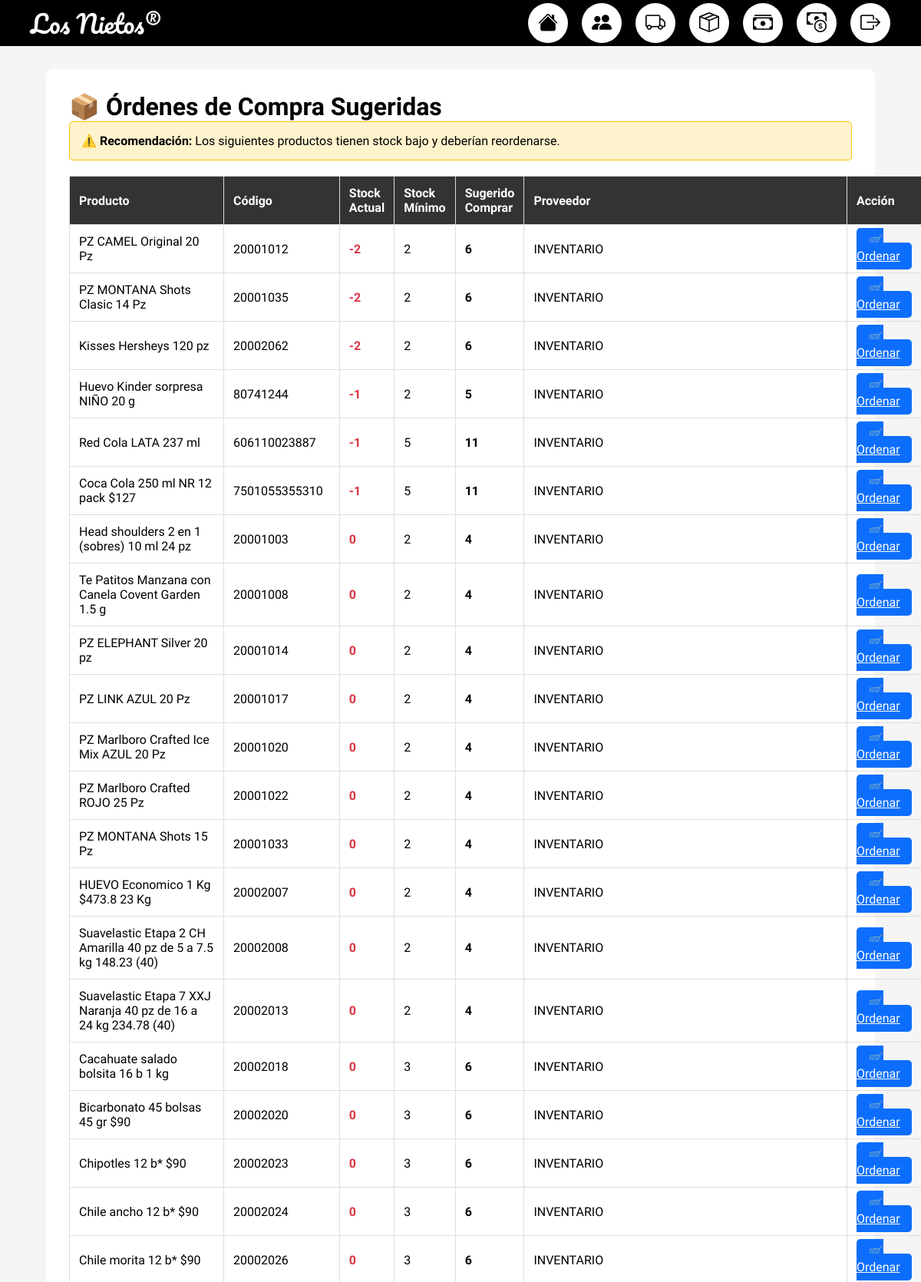
The app's page /php/compras/ordenes_compra.php (signed in, upper part) with its own data.
### tables this page shows
CREATE TABLE `productos` (
  `codigo_barra` varchar(50) NOT NULL,
  `nombre_producto` varchar(255) NOT NULL,
  `cantidad` float DEFAULT NULL,
  `marca` varchar(100) DEFAULT NULL,
  `categoria` varchar(100) DEFAULT NULL,
  `precio_compra` float DEFAULT NULL,
  `total_compra` float DEFAULT NULL,
  `precio_venta` float DEFAULT NULL,
  `total_venta` float DEFAULT NULL,
  `proveedor` varchar(255) DEFAULT NULL,
  `stock_minimo` int DEFAULT '0',
  `estado` enum('activo','inactivo') DEFAULT 'activo',
  `imagen` varchar(255) DEFAULT NULL,
  `fecha_ingreso` timestamp NOT NULL DEFAULT CURRENT_TIMESTAMP
);

### php/compras/ordenes_compra.php (the view, shortened to what this page needs)
<?php
include("../conexion.php");
$stockBajo = mysqli_query($conn, "SELECT * FROM productos WHERE cantidad <= stock_minimo ORDER BY cantidad ASC");
?>
<!DOCTYPE html>
<html lang="es">
<head>
    <link rel="stylesheet" href="../../css/Compras-STYLE/Ordenes_Compra.css">
    <link rel="stylesheet" href="https://cdn.jsdelivr.net/npm/bootstrap-icons@1.11.3/font/bootstrap-icons.min.css">
</head>
<body>
    <div class="barra-superior">
        <div class="logo">Los Nietos&#174;</div>
        <div class="iconos">
            <a href="../login/dashboard_admin.php" class="icon-btn">
                <i class="bi bi-house-fill"></i>
            </a>
            <a href="../login/CRUD-Usuarios.php" class="icon-btn">
                <i class="bi bi-people-fill"></i>
            </a>
            <a href="../proveedores/CRUD-Proveedores.php" class="icon-btn">
                <i class="bi bi-truck"></i>
            </a>
            <a href="../productos/CRUD-Product.php" class="icon-btn">
                <i class="bi bi-box-seam"></i>
            </a>
            <a href="../ventas/CRUD-Ventas.php" class="icon-btn">
                <i class="bi bi-cash-stack"></i>
            </a>
            <a href="../corte/corte_caja.php" class="icon-btn">
                <i class="bi bi-cash-coin"></i>
            </a>
            <a href="logout.php" class="icon-btn">
                <i class="bi bi-box-arrow-right"></i>
            </a>
        </div>
    </div>
    <div class="container">
        <h1>📦 Órdenes de Compra Sugeridas</h1>
        <div class="alerta">
            ⚠️ <strong>Recomendación:</strong> Los siguientes productos tienen stock bajo y deberían reordenarse.
        </div>
        <table class="tabla">
            <thead>
                <tr>
                    <th>Producto</th>
                    <th>Código</th>
                    <th>Stock Actual</th>
                    <th>Stock Mínimo</th>
                    <th>Sugerido Comprar</th>
                    <th>Proveedor</th>
                    <th>Acción</th>
                </tr>
            </thead>
            <tbody>
                <?php while ($prod = mysqli_fetch_assoc($stockBajo)):
                    $sugerido = $prod['stock_minimo'] * 2 - $prod['cantidad'];
                    ?>
                    <tr>
                        <td><?= htmlspecialchars($prod['nombre_producto']) ?></td>
                        <td><?= $prod['codigo_barra'] ?></td>
                        <td class="stock-bajo"><?= $prod['cantidad'] ?></td>
                        <td><?= $prod['stock_minimo'] ?></td>
                        <td><strong><?= $sugerido ?></strong></td>
                        <td><?= htmlspecialchars($prod['proveedor'] ?? 'N/A') ?></td>
                        <td>
                            <a href="registrar_compra.php?codigo=<?= $prod['codigo_barra'] ?>" class="btn-ordenar">
                                🛒 Ordenar
                            </a>
                        </td>
                    </tr>
                <?php endwhile; ?>
            </tbody>
        </table>
    </div>
</body>
</html>

### css/Compras-STYLE/Ordenes_Compra.css (style rules this page uses)
* { margin: 0; padding: 0; box-sizing: border-box; }
body { background: #f5f5f5; font-family: 'Kalam', cursive; }
.barra-superior { width: 100%; height: 60px; background: #000; color: white; display: flex; align-items: center; justify-content: space-between; padding: 0 40px; overflow: visible; position: relative; z-index: 1000; }
.logo { font-family: 'Pacifico', cursive; font-size: 32px; color: white; }
.iconos { display: flex; align-items: center; gap: 18px; }
.icon-btn { display: flex; justify-content: center; align-items: center; width: 52px; height: 52px; background: white; border-radius: 50%; box-shadow: 0 0 6px rgba(0, 0, 0, 0.2); transition: 0.25s ease; }
.icon-btn { background-repeat: no-repeat; background-position: center; background-size: 30px 30px; }
.icon-btn i { font-size: 26px; color: #000; transition: all 0.25s ease; }
.icon-btn { position: relative; }
.container { margin: 30px 5% 50px; padding: 30px; background: #fff; border-radius: 10px; }
.tabla { width: 100%; border-collapse: collapse; }
.tabla th, .tabla td { padding: 12px; border: 1px solid #ddd; text-align: left; }
.tabla th { background: #333; color: white; }
.stock-bajo { color: #dc3545; font-weight: bold; }
.btn-ordenar { background: #0d6efd; color: white; border: none; padding: 8px 15px; border-radius: 5px; cursor: pointer; }
.alerta { background: #fff3cd; border: 1px solid #ffc107; padding: 15px; border-radius: 5px; margin-bottom: 20px; }

### records on screen
productos: nombre_producto "PZ CAMEL Original 20 Pz", codigo_barra "20001012", cantidad "-2", stock_minimo "2", sugerido "6", proveedor "INVENTARIO"
productos: nombre_producto "PZ MONTANA Shots Clasic 14 Pz", codigo_barra "20001035", cantidad "-2", stock_minimo "2", sugerido "6", proveedor "INVENTARIO"
productos: nombre_producto "Kisses Hersheys 120 pz", codigo_barra "20002062", cantidad "-2", stock_minimo "2", sugerido "6", proveedor "INVENTARIO"
productos: nombre_producto "Huevo Kinder sorpresa NIÑO 20 g", codigo_barra "80741244", cantidad "-1", stock_minimo "2", sugerido "5", proveedor "INVENTARIO"
productos: nombre_producto "Red Cola LATA 237 ml", codigo_barra "606110023887", cantidad "-1", stock_minimo "5", sugerido "11", proveedor "INVENTARIO"
productos: nombre_producto "Coca Cola 250 ml NR 12 pack $127", codigo_barra "7501055355310", cantidad "-1", stock_minimo "5", sugerido "11", proveedor "INVENTARIO"
productos: nombre_producto "Head shoulders 2 en 1 (sobres) 10 ml 24 pz", codigo_barra "20001003", cantidad "0", stock_minimo "2", sugerido "4", proveedor "INVENTARIO"
productos: nombre_producto "Te Patitos Manzana con Canela Covent Garden 1.5 g", codigo_barra "20001008", cantidad "0", stock_minimo "2", sugerido "4", proveedor "INVENTARIO"
productos: nombre_producto "PZ ELEPHANT Silver 20 pz", codigo_barra "20001014", cantidad "0", stock_minimo "2", sugerido "4", proveedor "INVENTARIO"
productos: nombre_producto "PZ LINK AZUL 20 Pz", codigo_barra "20001017", cantidad "0", stock_minimo "2", sugerido "4", proveedor "INVENTARIO"
productos: nombre_producto "PZ Marlboro Crafted Ice Mix AZUL 20 Pz", codigo_barra "20001020", cantidad "0", stock_minimo "2", sugerido "4", proveedor "INVENTARIO"
productos: nombre_producto "PZ Marlboro Crafted ROJO 25 Pz", codigo_barra "20001022", cantidad "0", stock_minimo "2", sugerido "4", proveedor "INVENTARIO"
productos: nombre_producto "PZ MONTANA Shots 15 Pz", codigo_barra "20001033", cantidad "0", stock_minimo "2", sugerido "4", proveedor "INVENTARIO"
productos: nombre_producto "HUEVO Economico 1 Kg $473.8 23 Kg", codigo_barra "20002007", cantidad "0", stock_minimo "2", sugerido "4", proveedor "INVENTARIO"
productos: nombre_producto "Suavelastic Etapa 2 CH Amarilla 40 pz de 5 a 7.5 kg 148.23 (40)", codigo_barra "20002008", cantidad "0", stock_minimo "2", sugerido "4", proveedor "INVENTARIO"
productos: nombre_producto "Suavelastic Etapa 7 XXJ Naranja 40 pz de 16 a 24 kg 234.78 (40)", codigo_barra "20002013", cantidad "0", stock_minimo "2", sugerido "4", proveedor "INVENTARIO"
productos: nombre_producto "Cacahuate salado bolsita 16 b 1 kg", codigo_barra "20002018", cantidad "0", stock_minimo "3", sugerido "6", proveedor "INVENTARIO"
productos: nombre_producto "Bicarbonato 45 bolsas 45 gr $90", codigo_barra "20002020", cantidad "0", stock_minimo "3", sugerido "6", proveedor "INVENTARIO"
productos: nombre_producto "Chipotles 12 b* $90", codigo_barra "20002023", cantidad "0", stock_minimo "3", sugerido "6", proveedor "INVENTARIO"
productos: nombre_producto "Chile ancho 12 b* $90", codigo_barra "20002024", cantidad "0", stock_minimo "3", sugerido "6", proveedor "INVENTARIO"
productos: nombre_producto "Chile morita 12 b* $90", codigo_barra "20002026", cantidad "0", stock_minimo "3", sugerido "6", proveedor "INVENTARIO"
